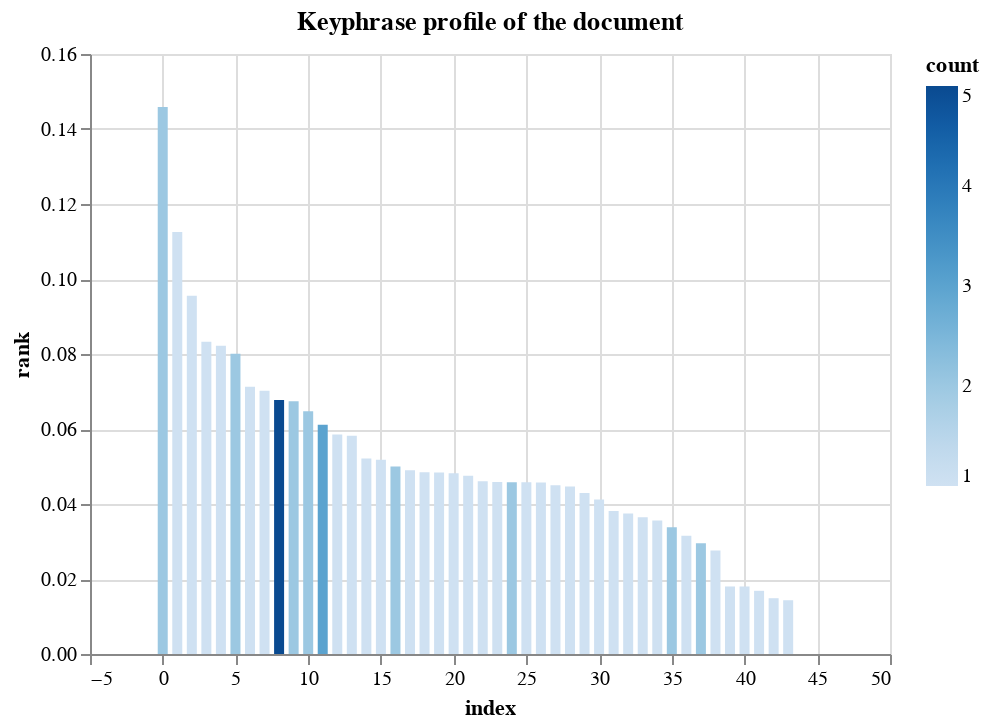

Notebook code for this chart:
### Code cell
tr = doc._.textrank
tr.plot_keyphrases()

### Figure 1 — Vega-Lite specification as saved in the notebook (floating-point values rounded to 4 significant figures)
{"config": {"view": {"continuousWidth": 400, "continuousHeight": 300}}, "data": {"name": "data-4bd4f34a00e269d6291d046916427752"}, "mark": "bar", "encoding": {"color": {"type": "quantitative", "field": "count"}, "tooltip": [{"type": "nominal", "field": "text"}, {"type": "quantitative", "field": "rank"}, {"type": "quantitative", "field": "count"}], "x": {"type": "quantitative", "field": "index"}, "y": {"type": "quantitative", "field": "rank"}}, "title": "Keyphrase profile of the document", "$schema": "https://vega.github.io/schema/vega-lite/v4.8.1.json", "datasets": {"data-4bd4f34a00e269d6291d046916427752": [{"index": 0, "text": "sentences", "count": 2, "rank": 0.1459}, {"index": 1, "text": "Mihalcea et al", "count": 1, "rank": 0.1125}, {"index": 2, "text": "text summarization", "count": 1, "rank": 0.09552}, {"index": 3, "text": "gensim implements", "count": 1, "rank": 0.08325}, {"index": 4, "text": "Okapi BM25 function", "count": 1, "rank": 0.08221}, {"index": 5, "text": "sentence", "count": 2, "rank": 0.08005}, {"index": 6, "text": "Okapi BM25", "count": 1, "rank": 0.07124}, {"index": 7, "text": "webpages", "count": 1, "rank": 0.07023}, {"index": 8, "text": "TextRank", "count": 5, "rank": 0.06771}, {"index": 9, "text": "two sentences", "count": 2, "rank": 0.06738}, {"index": 10, "text": "Olavur Mortensen", "count": 2, "rank": 0.06472}, {"index": 11, "text": "PageRank", "count": 3, "rank": 0.06113}, {"index": 12, "text": "popular PageRank algorithm", "count": 1, "rank": 0.05851}, {"index": 13, "text": "today", "count": 1, "rank": 0.05819}, {"index": 14, "text": "an unsupervised algorithm", "count": 1, "rank": 0.05216}, {"index": 15, "text": "PageRank algorithm", "count": 1, "rank": 0.05178}, {"index": 16, "text": "Google", "count": 2, "rank": 0.04998}, {"index": 17, "text": "-", "count": 1, "rank": 0.04902}, {"index": 18, "text": "implementations", "count": 1, "rank": 0.04843}, {"index": 19, "text": "some popular algorithms", "count": 1, "rank": 0.0484}, {"index": 20, "text": "summarization module", "count": 1, "rank": 0.04819}, {"index": 21, "text": "weighted-graphs", "count": 1, "rank": 0.04755}, {"index": 22, "text": "highest PageRank score", "count": 1, "rank": 0.04604}, {"index": 23, "text": "original TextRank", "count": 1, "rank": 0.04589}, {"index": 24, "text": "an edge", "count": 2, "rank": 0.04579}, {"index": 25, "text": "edge", "count": 1, "rank": 0.04579}, {"index": 26, "text": "vertices", "count": 1, "rank": 0.04571}, {"index": 27, "text": "Barrios", "count": 1, "rank": 0.04503}, {"index": 28, "text": "et al", "count": 1, "rank": 0.04465}, {"index": 29, "text": "his previous post", "count": 1, "rank": 0.0429}, {"index": 30, "text": "remaining words", "count": 1, "rank": 0.04117}, {"index": 31, "text": "this blog", "count": 1, "rank": 0.03813}, {"index": 32, "text": "Gensim’s TextRank", "count": 1, "rank": 0.03749}, {"index": 33, "text": "top", "count": 1, "rank": 0.03649}, {"index": 34, "text": "percentage", "count": 1, "rank": 0.03559}, {"index": 35, "text": "graph", "count": 2, "rank": 0.03378}, {"index": 36, "text": "text", "count": 1, "rank": 0.03153}, {"index": 37, "text": "paper", "count": 2, "rank": 0.02956}, {"index": 38, "text": "another incubator student", "count": 1, "rank": 0.02757}, {"index": 39, "text": "The weight", "count": 1, "rank": 0.01801}, {"index": 40, "text": "weights", "count": 1, "rank": 0.01801}, {"index": 41, "text": "vertices(sentences", "count": 1, "rank": 0.01685}, {"index": 42, "text": "an improvement", "count": 1, "rank": 0.01488}, {"index": 43, "text": "First, quick description", "count": 1, "rank": 0.01434}, {"index": 44, "text": "First", "count": 1, "rank": 0.0}, {"index": 45, "text": "It", "count": 3, "rank": 0.0}, {"index": 46, "text": "them", "count": 1, "rank": 0.0}, {"index": 47, "text": "two", "count": 2, "rank": 0.0}, {"index": 48, "text": "words", "count": 2, "rank": 0.0}]}}
